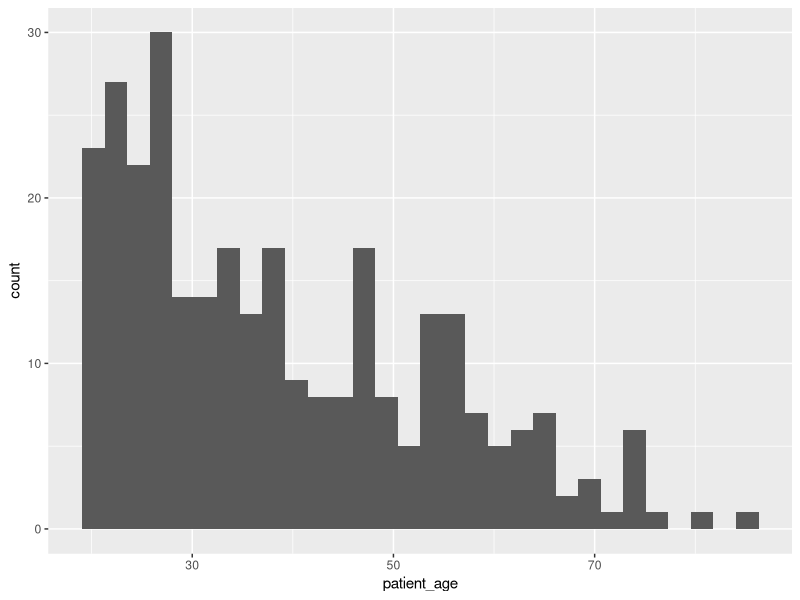
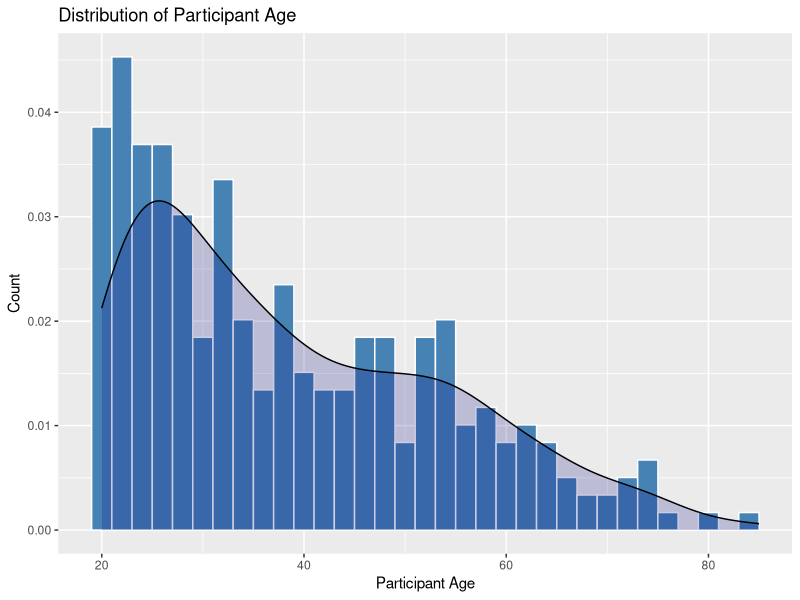
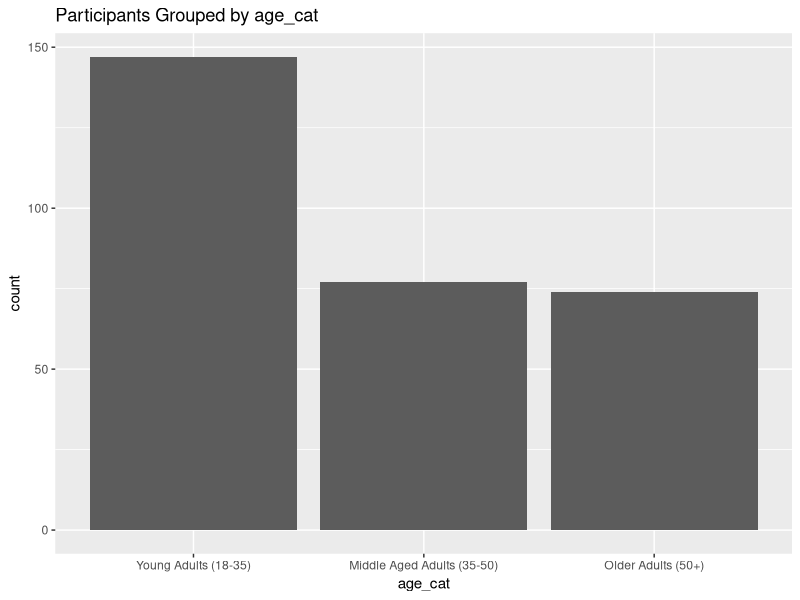
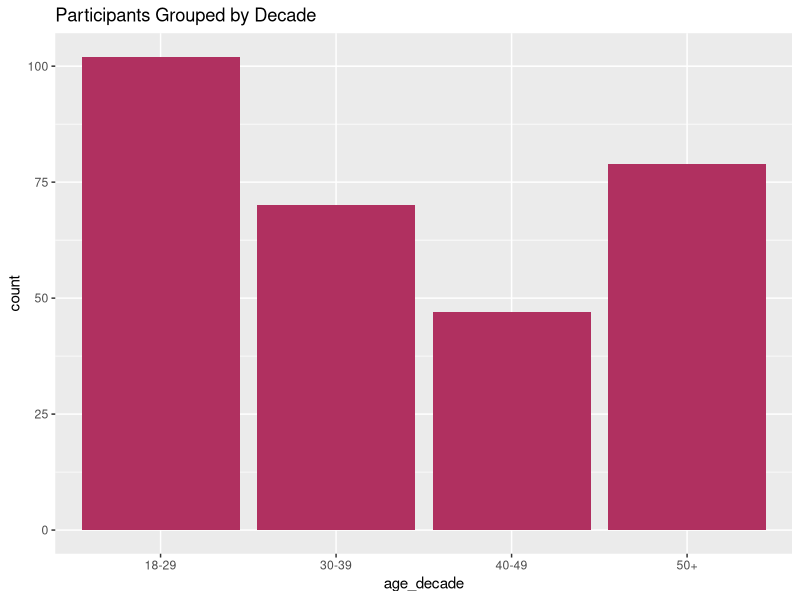

The R source for these figures, in order:
############################
## Prelim Analyses - Coding
## 
############################

## Prelim Analysis Plan:
## 1. LOAD
## 2. CLEAN
## 3. RECODE
## 4. CALCULATE
## 5. ANALYZE

## 1. LOAD LIBRARIES; UPLOAD DATA

# load libraries
library(tidyverse)

# find directory location
getwd()

# load dataset (raw, NOT labels version)
raw_LSU = read.csv(file = "./data/LonelinessAndSubstan-ALLDATA_DATA_2025-12-16_1345.csv")


# check that everything worked
skimr::skim(raw_LSU)
names(raw_LSU)
raw_LSU
view(raw_LSU) # <- use to view file from RStudio


## 2. EXPLORATORY ANALYSIS

# Age ('patient_age')
raw_LSU |> 
  summarise(
    age_mean = mean(patient_age),
    age_sd = sd(patient_age))
    
ggplot(data = raw_LSU, aes(x = patient_age))+
geom_histogram()

skimr::skim(raw_LSU, patient_age)

# Age by decade
age_df <- raw_LSU |> 
  mutate(
    age_decade = cut(
      patient_age,
      breaks = c(18, 29, 39, 49, Inf),
      labels = c("18-29", "30-39", "40-49", "50+"),
      right = FALSE),
    age_decade = factor(
      age_decade,
      levels = c(
        "18-29",
        "30-39",
        "40-49",
        "50+")))

# Age by category
age_df <- age_df |> 
  mutate(
    age_cat = case_when(
      patient_age >= 18 & patient_age <= 34 ~ "Young Adults (18-35)",
      patient_age >= 35 & patient_age <= 49 ~ "Middle Aged Adults (35-50)",
      patient_age >= 50 ~ "Older Adults (50+)"),
    age_cat = factor(
      age_cat,
      levels = c(
        "Young Adults (18-35)",
        "Middle Aged Adults (35-50)",
        "Older Adults (50+)")))

# Age continuous Histogram
ggplot(age_df, aes(x = patient_age)) +
  geom_histogram(aes(y = ..density..),
                 binwidth = 2, fill = "steelblue", color = "white")+
  geom_density(alpha = .2, fill = "navy") +
  labs(title = "Distribution of Participant Age", x = "Participant Age", y = "Count")

# Age by categories (18-35, 35-50, 50+)
ggplot(age_df, aes(x = age_cat)) + 
  geom_bar(fill = "grey36") +
  labs(title = "Participants Grouped by age_cat")

# Age by decade
ggplot(age_df, aes(x = age_decade)) + 
  geom_bar(fill = "maroon") +
  labs(title = "Participants Grouped by Decade")

# Continuous Age Summary
age_df |> 
  summarise(
    mean_age = mean(patient_age),
    sd_age = sd(patient_age),
    median_age = median(patient_age),
    IQR_age = IQR(patient_age),
    min_age = min(patient_age),
    max_age = max(patient_age))



## 2. CLEAN DATA FOR PRELIM ANALYSIS

# view var names in 'age_df'
var_names = names(age_df)
view(var_names)
var_names = data.frame(variable = var_names)

# new data frame with selected variables
clean_df <- age_df |> 
  select(
    record_id,
    patient_age,
    age_cat,
    age_decade,
    patient_gender,
    patient_ethnicity,
    patient_race,
    patient_race_2,
    gad_score,
    phq_score,
    in_tune,
    companion,
    turn_to,
    alone,
    group,
    outgoing,
    common,
    close,
    interest_ideas,
    close_people,
    left_out,
    relationship,
    knows_you,
    isolated,
    companionship,
    understand,
    shy,
    around_you,
    talk_to,
    turn,
    tobacco,
    males,
    females,
    drugs,
    meds,
    cigarette_1,
    alcohol_1,
    alcohol_2,
    marijuana_1,
    cocaine_1,
    heroin_1,
    opioid_1,
    med_anxiety_1,
    adhd_1,
    illegal_drug_1)
    
view(clean_df)


# recode dichot variables from 1(yes) 2(no) -> 1(yes) 0(no)
clean_df = clean_df |> 
  mutate(
    gender = case_when(
      patient_gender == 1 ~ 1,
      patient_gender == 2 ~ 0,
      TRUE                ~ NA), # <- are all these necessary?
    cigarette = case_when(
      cigarette_1 == 1 ~ 1,
      cigarette_1 == 2 ~ 0,
      TRUE             ~ NA),
    alcohol = case_when(
      alcohol_1 == 1 ~ 1,
      alcohol_1 == 2 ~ 0,
      TRUE           ~ NA),
    alcohol2 = case_when(
      alcohol_2 == 1 ~ 1,
      alcohol_2 == 2 ~ 0,
      TRUE           ~ NA),
    marijuana = case_when(
      marijuana_1 == 1 ~ 1,
      marijuana_1 == 2 ~ 0,
      TRUE             ~ NA),
    cocaine = case_when(
      cocaine_1 == 1 ~ 1,
      cocaine_1 == 2 ~ 0,
      TRUE           ~ NA),
    heroin = case_when(
      heroin_1 == 1 ~ 1,
      heroin_1 == 2 ~ 0,
      TRUE          ~ NA),
    opioid = case_when(
      opioid_1 == 1 ~ 1,
      opioid_1 == 2 ~ 0,
      TRUE          ~ NA),
    med_anxiety = case_when(
      med_anxiety_1 == 1 ~ 1,
      med_anxiety_1 == 2 ~ 0,
      TRUE          ~ NA),
    adhd = case_when(
      adhd_1 == 1 ~ 1,
      adhd_1 == 2 ~ 0,
      TRUE        ~ NA),
    illegal_drug = case_when(
      illegal_drug_1 == 1 ~ 1,
      illegal_drug_1 == 2 ~ 0,
      TRUE        ~ NA))

# quick check it worked
clean_df |>
  summarise(
    gender_min = min(gender, na.rm = TRUE),
    gender_max = max(gender, na.rm = TRUE),

    cigarette_min = min(cigarette, na.rm = TRUE),
    cigarette_max = max(cigarette, na.rm = TRUE),
    
    alcohol_min = min(alcohol, na.rm = TRUE),
    alcohol_max = max(alcohol, na.rm = TRUE),
    
    alcohol2_min = min(alcohol2, na.rm = TRUE),
    alcohol2_max = max(alcohol2, na.rm = TRUE),
    
    marijuana_min = min(marijuana, na.rm = TRUE),
    marijuana_max = max(marijuana, na.rm = TRUE),
    
    cocaine_min = min(cocaine, na.rm = TRUE),
    cocaine_max = max(cocaine, na.rm = TRUE),
    
    heroin_min = min(heroin, na.rm = TRUE),
    heroin_max = max(heroin, na.rm = TRUE),
    
    opioid_min = min(opioid, na.rm = TRUE),
    opioid_max = max(opioid, na.rm = TRUE),
    
    med_anxiety_min = min(med_anxiety, na.rm = TRUE),
    med_anxiety_max = max(med_anxiety, na.rm = TRUE),
    
    adhd_min = min(adhd, na.rm = TRUE),
    adhd_max = max(adhd, na.rm = TRUE),
    
    illegal_drug_min = min(illegal_drug, na.rm = TRUE),
    illegal_drug_max = max(illegal_drug, na.rm = TRUE))

table(clean_df$cigarette_1, clean_df$cigarette, useNA = "ifany")


# LONELINESS SCALE SCORING

# reverse coding for 'in_tune', 'group', 'common','outgoing',
#                    'close_people', 'companionship', 'understand', 'talk_to', 'turn'
# scoring total loneliness score

# first try
score_df <- clean_df |> 
  mutate(
    in_tune_2 = 5 - in_tune,
    group_2 = 5 - group,
    common_2 = 5 - common,
    outgoing_2 = 5 - outgoing,
    close_people_2 = 5 - close_people,
    companionship_2 = 5 - companionship,
    understand_2 = 5 - understand,
    talk_to_2 = 5 - talk_to,
    turn_2 = 5 - turn,
    
    UCLA_total = 
      in_tune_2 + companion + turn_to + alone + group_2 + common_2 + 
      close + interest_ideas + outgoing_2 + close_people_2 + 
      left_out + relationship + knows_you + isolated + companionship_2 + 
      understand_2 + shy + around_you + talk_to_2 + turn_2)

# quick check!!!!!



# OR ALTERNATIVELY:
score_df_2 <- clean_df |> 
  mutate(
    in_tune_2 = case_when(
      in_tune == 1 ~ 4,
      in_tune == 2 ~ 3,
      in_tune == 3 ~ 2,
      in_tune == 4 ~ 1),
    group_2 = case_when(
      group == 1 ~ 4,
      group == 2 ~ 3,
      group == 3 ~ 2,
      group == 4 ~ 1),
    common_2 = case_when(
      common == 1 ~ 4,
      common == 2 ~ 3,
      common == 3 ~ 2,
      common == 4 ~ 1),
    outgoing_2 = case_when(
      outgoing == 1 ~ 4,
      outgoing == 2 ~ 3,
      outgoing == 3 ~ 2,
      outgoing == 4 ~ 1),
    close_people_2 = case_when(
      close_people == 1 ~ 4,
      close_people == 2 ~ 3,
      close_people == 3 ~ 2,
      close_people == 4 ~ 1),
    companionship_2 = case_when(
      companionship == 1 ~ 4,
      companionship == 2 ~ 3,
      companionship == 3 ~ 2,
      companionship == 4 ~ 1),
    understand_2 = case_when(
      understand == 1 ~ 4,
      understand == 2 ~ 3,
      understand == 3 ~ 2,
      understand == 4 ~ 1),
    talk_to_2 = case_when(
      talk_to == 1 ~ 4,
      talk_to == 2 ~ 3,
      talk_to == 3 ~ 2,
      talk_to == 4 ~ 1),
    turn_2 = case_when(
      turn == 1 ~ 4,
      turn == 2 ~ 3,
      turn == 3 ~ 2,
      turn == 4 ~ 1),
    
    UCLA_total = 
      in_tune_2 + companion + turn_to + alone + group_2 + common_2 + 
      close + interest_ideas + outgoing_2 + close_people_2 + 
      left_out + relationship + knows_you + isolated + companionship_2 + 
      understand_2 + shy + around_you + talk_to_2 + turn_2)

# quick check!!!!





## 3. Table 1 - Overall prevalence and prevalence by loneliness



## 4. Table 2 - Logistic Regression
